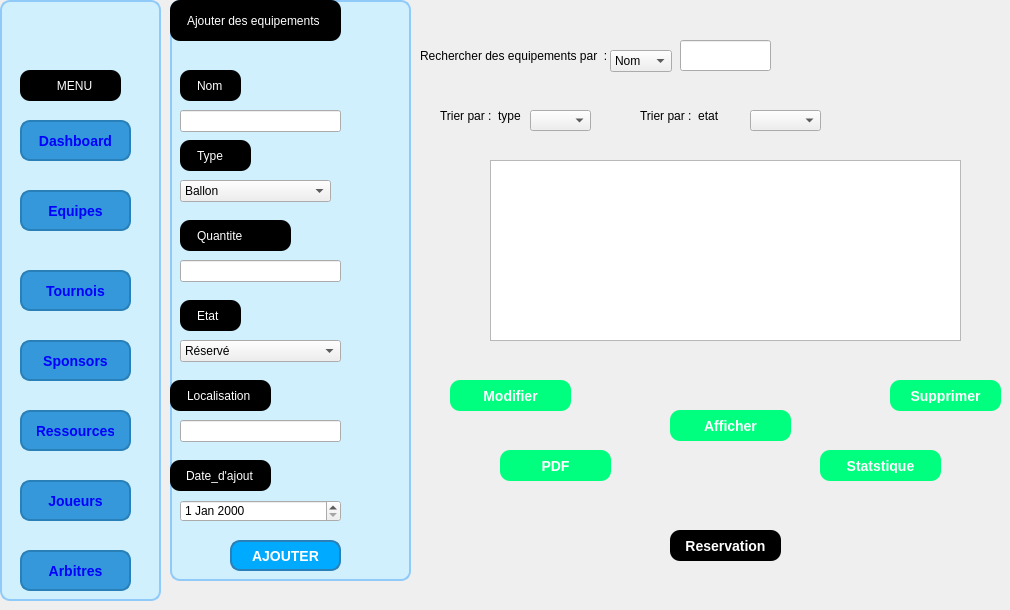
     <widget class="QWidget" name="Acceuil">
      <attribute name="title">
       <string>Acceuil</string>
      </attribute>
      <widget class="QLabel" name="label">
       <property name="geometry">
        <rect>
         <x>420</x>
         <y>40</y>
         <width>211</width>
         <height>31</height>
        </rect>
       </property>
       <property name="text">
        <string>Rechercher des equipements par  :</string>
       </property>
      </widget>
      <widget class="QLineEdit" name="recherche">
       <property name="geometry">
        <rect>
         <x>680</x>
         <y>40</y>
         <width>91</width>
         <height>31</height>
        </rect>
       </property>
       <property name="text">
        <string/>
       </property>
      </widget>
      <widget class="QLabel" name="label_3">
       <property name="geometry">
        <rect>
         <x>440</x>
         <y>100</y>
         <width>91</width>
         <height>31</height>
        </rect>
       </property>
       <property name="text">
        <string>Trier par :  type </string>
       </property>
      </widget>
      <widget class="QComboBox" name="triTypeComboBox">
       <property name="geometry">
        <rect>
         <x>530</x>
         <y>110</y>
         <width>61</width>
         <height>21</height>
        </rect>
       </property>
      </widget>
      <widget class="QPushButton" name="pdf_materiels">
       <property name="geometry">
        <rect>
         <x>500</x>
         <y>450</y>
         <width>111</width>
         <height>31</height>
        </rect>
       </property>
       <property name="styleSheet">
        <string notr="true">QPushButton {
	background-color: rgb(0, 255, 127);
    color: white; /* Texte en blanc */
    border-radius: 10px; /* Bords arrondis */
    padding: 8px 15px; /* Espacement interne */
    font-size: 14px;
    font-weight: bold;
    
}

</string>
       </property>
       <property name="text">
        <string>PDF</string>
       </property>
      </widget>
      <widget class="QPushButton" name="pushButton_15">
       <property name="geometry">
        <rect>
         <x>890</x>
         <y>380</y>
         <width>111</width>
         <height>31</height>
        </rect>
       </property>
       <property name="styleSheet">
        <string notr="true">QPushButton {
	background-color: rgb(0, 255, 127);
    color: white; /* Texte en blanc */
    border-radius: 10px; /* Bords arrondis */
    padding: 8px 15px; /* Espacement interne */
    font-size: 14px;
    font-weight: bold;
    
}</string>
       </property>
       <property name="text">
        <string>Supprimer</string>
       </property>
      </widget>
      <widget class="QPushButton" name="btnReserver">
       <property name="geometry">
        <rect>
         <x>670</x>
         <y>530</y>
         <width>111</width>
         <height>31</height>
        </rect>
       </property>
       <property name="styleSheet">
        <string notr="true">QPushButton {
	background-color: rgb(0, 0, 0);
	
    color: white; /* Texte en blanc */
    border-radius: 10px; /* Bords arrondis */
    padding: 8px 15px; /* Espacement interne */
    font-size: 14px;
    font-weight: bold;
    
}

</string>
       </property>
       <property name="text">
        <string>Reservation</string>
       </property>
      </widget>
      <widget class="QPushButton" name="pushButton_18">
       <property name="geometry">
        <rect>
         <x>450</x>
         <y>380</y>
         <width>121</width>
         <height>31</height>
        </rect>
       </property>
       <property name="styleSheet">
        <string notr="true">QPushButton {
	background-color: rgb(0, 255, 127);
    color: white; /* Texte en blanc */
    border-radius: 10px; /* Bords arrondis */
    padding: 8px 15px; /* Espacement interne */
    font-size: 14px;
    font-weight: bold;
    
}</string>
       </property>
       <property name="text">
        <string>Modifier</string>
       </property>
      </widget>
      <widget class="QGroupBox" name="groupBox">
       <property name="geometry">
        <rect>
         <x>170</x>
         <y>0</y>
         <width>241</width>
         <height>581</height>
        </rect>
       </property>
       <property name="styleSheet">
        <string notr="true">QGroupBox {
    background-color: #d0f0fd; /* Bleu ciel clair */
    border: 2px solid #90caf9; /* Bordure bleu pastel */
    border-radius: 10px; /* Bords arrondis */
    padding: 10px;
    font-size: 14px;
    font-weight: bold;
    color: #1565c0; /* Texte bleu foncé */
}

QGroupBox::title {
    background-color: transparent; /* Fond du titre transparent */
    padding: 5px;
    color: #0d47a1; /* Couleur du titre en bleu foncé */
    font-size: 15px;
}</string>
       </property>
       <property name="title">
        <string/>
       </property>
       <widget class="QLineEdit" name="nomRES">
        <property name="geometry">
         <rect>
          <x>10</x>
          <y>110</y>
          <width>161</width>
          <height>22</height>
         </rect>
        </property>
        <property name="text">
         <string/>
        </property>
       </widget>
       <widget class="QLineEdit" name="localisationRES">
        <property name="geometry">
         <rect>
          <x>10</x>
          <y>420</y>
          <width>161</width>
          <height>22</height>
         </rect>
        </property>
       </widget>
       <widget class="QDateEdit" name="dateRES">
        <property name="geometry">
         <rect>
          <x>10</x>
          <y>500</y>
          <width>161</width>
          <height>22</height>
         </rect>
        </property>
       </widget>
       <widget class="QLineEdit" name="lineEdit_2">
        <property name="geometry">
         <rect>
          <x>0</x>
          <y>0</y>
          <width>171</width>
          <height>41</height>
         </rect>
        </property>
        <property name="minimumSize">
         <size>
          <width>141</width>
          <height>0</height>
         </size>
        </property>
        <property name="whatsThis">
         <string>&lt;html&gt;&lt;head/&gt;&lt;body&gt;&lt;p&gt;fdscv&lt;/p&gt;&lt;/body&gt;&lt;/html&gt;</string>
        </property>
        <property name="styleSheet">
         <string notr="true">color: rgb(255, 255, 255);
border-top-color: rgb(0, 0, 0);
gridline-color: qlineargradient(spread:pad, x1:0, y1:0, x2:1, y2:0, stop:0 rgba(0, 0, 0, 255), stop:1 rgba(255, 255, 255, 255));
border-color: rgb(0, 0, 0);
background-color: qlineargradient(spread:pad, x1:0, y1:0, x2:1, y2:0, stop:0 rgba(0, 0, 0, 255), stop:1 rgba(255, 255, 255, 255));
alternate-background-color: rgb(0, 0, 0);
border-color: rgb(0, 0, 0);
background-color: rgb(0, 0, 0);
 border-radius: 10px; /* Bords arrondis */
    padding: 8px 15px; /* Espacement interne */</string>
        </property>
        <property name="text">
         <string>Ajouter des equipements</string>
        </property>
       </widget>
       <widget class="QLineEdit" name="lineEdit_3">
        <property name="geometry">
         <rect>
          <x>10</x>
          <y>70</y>
          <width>61</width>
          <height>31</height>
         </rect>
        </property>
        <property name="styleSheet">
         <string notr="true">
color: rgb(255, 255, 255);
border-top-color: rgb(0, 0, 0);
gridline-color: qlineargradient(spread:pad, x1:0, y1:0, x2:1, y2:0, stop:0 rgba(0, 0, 0, 255), stop:1 rgba(255, 255, 255, 255));
border-color: rgb(0, 0, 0);
background-color: qlineargradient(spread:pad, x1:0, y1:0, x2:1, y2:0, stop:0 rgba(0, 0, 0, 255), stop:1 rgba(255, 255, 255, 255));
alternate-background-color: rgb(0, 0, 0);
border-color: rgb(0, 0, 0);
background-color: rgb(0, 0, 0);
 border-radius: 10px; /* Bords arrondis */
    padding: 8px 15px; /* Espacement interne */</string>
        </property>
        <property name="text">
         <string>Nom</string>
        </property>
       </widget>
       <widget class="QLineEdit" name="lineEdit_4">
        <property name="geometry">
         <rect>
          <x>10</x>
          <y>140</y>
          <width>71</width>
          <height>31</height>
         </rect>
        </property>
        <property name="styleSheet">
         <string notr="true">color: rgb(255, 255, 255);
border-top-color: rgb(0, 0, 0);
gridline-color: qlineargradient(spread:pad, x1:0, y1:0, x2:1, y2:0, stop:0 rgba(0, 0, 0, 255), stop:1 rgba(255, 255, 255, 255));
border-color: rgb(0, 0, 0);
background-color: qlineargradient(spread:pad, x1:0, y1:0, x2:1, y2:0, stop:0 rgba(0, 0, 0, 255), stop:1 rgba(255, 255, 255, 255));
alternate-background-color: rgb(0, 0, 0);
border-color: rgb(0, 0, 0);
background-color: rgb(0, 0, 0);
 border-radius: 10px; /* Bords arrondis */
    padding: 8px 15px; /* Espacement interne */</string>
        </property>
        <property name="text">
         <string>Type</string>
        </property>
       </widget>
       <widget class="QLineEdit" name="lineEdit_5">
        <property name="geometry">
         <rect>
          <x>10</x>
          <y>300</y>
          <width>61</width>
          <height>31</height>
         </rect>
        </property>
        <property name="styleSheet">
         <string notr="true">color: rgb(255, 255, 255);
border-top-color: rgb(0, 0, 0);
gridline-color: qlineargradient(spread:pad, x1:0, y1:0, x2:1, y2:0, stop:0 rgba(0, 0, 0, 255), stop:1 rgba(255, 255, 255, 255));
border-color: rgb(0, 0, 0);
background-color: qlineargradient(spread:pad, x1:0, y1:0, x2:1, y2:0, stop:0 rgba(0, 0, 0, 255), stop:1 rgba(255, 255, 255, 255));
alternate-background-color: rgb(0, 0, 0);
border-color: rgb(0, 0, 0);
background-color: rgb(0, 0, 0);
 border-radius: 10px; /* Bords arrondis */
    padding: 8px 15px; /* Espacement interne */</string>
        </property>
        <property name="text">
         <string>Etat</string>
        </property>
       </widget>
       <widget class="QLineEdit" name="LocalisationRES">
        <property name="geometry">
         <rect>
          <x>0</x>
          <y>380</y>
          <width>101</width>
          <height>31</height>
         </rect>
        </property>
        <property name="styleSheet">
         <string notr="true">color: rgb(255, 255, 255);
border-top-color: rgb(0, 0, 0);
gridline-color: qlineargradient(spread:pad, x1:0, y1:0, x2:1, y2:0, stop:0 rgba(0, 0, 0, 255), stop:1 rgba(255, 255, 255, 255));
border-color: rgb(0, 0, 0);
background-color: qlineargradient(spread:pad, x1:0, y1:0, x2:1, y2:0, stop:0 rgba(0, 0, 0, 255), stop:1 rgba(255, 255, 255, 255));
alternate-background-color: rgb(0, 0, 0);
border-color: rgb(0, 0, 0);
background-color: rgb(0, 0, 0);
 border-radius: 10px; /* Bords arrondis */
    padding: 8px 15px; /* Espacement interne */</string>
        </property>
        <property name="text">
         <string>Localisation</string>
        </property>
       </widget>
       <widget class="QLineEdit" name="lineEdit_7">
        <property name="geometry">
         <rect>
          <x>0</x>
          <y>460</y>
          <width>101</width>
          <height>31</height>
         </rect>
        </property>
        <property name="styleSheet">
         <string notr="true">color: rgb(255, 255, 255);
border-top-color: rgb(0, 0, 0);
gridline-color: qlineargradient(spread:pad, x1:0, y1:0, x2:1, y2:0, stop:0 rgba(0, 0, 0, 255), stop:1 rgba(255, 255, 255, 255));
border-color: rgb(0, 0, 0);
background-color: qlineargradient(spread:pad, x1:0, y1:0, x2:1, y2:0, stop:0 rgba(0, 0, 0, 255), stop:1 rgba(255, 255, 255, 255));
alternate-background-color: rgb(0, 0, 0);
border-color: rgb(0, 0, 0);
background-color: rgb(0, 0, 0);
 border-radius: 10px; /* Bords arrondis */
    padding: 8px 15px; /* Espacement interne */</string>
        </property>
        <property name="text">
         <string>Date_d'ajout</string>
        </property>
       </widget>
       <widget class="QPushButton" name="AjouterRES">
        <property name="geometry">
         <rect>
          <x>60</x>
          <y>540</y>
          <width>111</width>
          <height>31</height>
         </rect>
        </property>
        <property name="styleSheet">
         <string notr="true">QPushButton {
	background-color: rgb(0, 170, 255);
    color: white; /* Texte en blanc */
    border-radius: 10px; /* Bords arrondis */
    padding: 8px 15px; /* Espacement interne */
    font-size: 14px;
    font-weight: bold;
    border: 2px solid #2980b9; /* Bordure légèrement plus foncée */
}

QPushButton:hover {
    background-color: #2980b9; /* Bleu plus foncé au survol */
}</string>
        </property>
        <property name="text">
         <string>AJOUTER</string>
        </property>
       </widget>
       <widget class="QLineEdit" name="quantiteRES">
        <property name="geometry">
         <rect>
          <x>10</x>
          <y>220</y>
          <width>111</width>
          <height>31</height>
         </rect>
        </property>
        <property name="styleSheet">
         <string notr="true">color: rgb(255, 255, 255);
border-top-color: rgb(0, 0, 0);
gridline-color: qlineargradient(spread:pad, x1:0, y1:0, x2:1, y2:0, stop:0 rgba(0, 0, 0, 255), stop:1 rgba(255, 255, 255, 255));
border-color: rgb(0, 0, 0);
background-color: qlineargradient(spread:pad, x1:0, y1:0, x2:1, y2:0, stop:0 rgba(0, 0, 0, 255), stop:1 rgba(255, 255, 255, 255));
alternate-background-color: rgb(0, 0, 0);
border-color: rgb(0, 0, 0);
background-color: rgb(0, 0, 0);
 border-radius: 10px; /* Bords arrondis */
    padding: 8px 15px; /* Espacement interne */</string>
        </property>
        <property name="text">
         <string>Quantite</string>
        </property>
       </widget>
       <widget class="QLineEdit" name="typeRES_2">
        <property name="geometry">
         <rect>
          <x>10</x>
          <y>260</y>
          <width>161</width>
          <height>22</height>
         </rect>
        </property>
       </widget>
       <widget class="QComboBox" name="typeComboBox">
        <property name="geometry">
         <rect>
          <x>10</x>
          <y>180</y>
          <width>151</width>
          <height>22</height>
         </rect>
        </property>
        <item>
         <property name="text">
          <string>Ballon</string>
         </property>
        </item>
        <item>
         <property name="text">
          <string>Terrain</string>
         </property>
        </item>
        <item>
         <property name="text">
          <string>Piquet</string>
         </property>
        </item>
        <item>
         <property name="text">
          <string>Filet</string>
         </property>
        </item>
       </widget>
       <widget class="QComboBox" name="etatComboBox">
        <property name="geometry">
         <rect>
          <x>10</x>
          <y>340</y>
          <width>161</width>
          <height>22</height>
         </rect>
        </property>
        <item>
         <property name="text">
          <string>Réservé</string>
         </property>
        </item>
        <item>
         <property name="text">
          <string>À réparer</string>
         </property>
        </item>
        <item>
         <property name="text">
          <string>Libre</string>
         </property>
        </item>
       </widget>
      </widget>
      <widget class="QGroupBox" name="groupBox_2">
       <property name="geometry">
        <rect>
         <x>0</x>
         <y>0</y>
         <width>161</width>
         <height>601</height>
        </rect>
       </property>
       <property name="styleSheet">
        <string notr="true">QGroupBox {
    background-color: #d0f0fd; /* Bleu ciel clair */
    border: 2px solid #90caf9; /* Bordure bleu pastel */
    border-radius: 10px; /* Bords arrondis */
    padding: 10px;
    font-size: 14px;
    font-weight: bold;
    color: #1565c0; /* Texte bleu foncé */
}

QGroupBox::title {
    background-color: transparent; /* Fond du titre transparent */
    padding: 5px;
    color: #0d47a1; /* Couleur du titre en bleu foncé */
    font-size: 15px;
}</string>
       </property>
       <property name="title">
        <string/>
       </property>
       <widget class="QPushButton" name="pushButton_7">
        <property name="geometry">
         <rect>
          <x>20</x>
          <y>480</y>
          <width>111</width>
          <height>41</height>
         </rect>
        </property>
        <property name="styleSheet">
         <string notr="true">QPushButton {
    background-color: #3498db; /* Bleu */
    color: blue; /* Texte en blanc */
    border-radius: 10px; /* Bords arrondis */
    padding: 8px 15px; /* Espacement interne */
    font-size: 14px;
    font-weight: bold;
    border: 2px solid #2980b9; /* Bordure légèrement plus foncée */
}

QPushButton:hover {
    background-color: #2980b9; /* Bleu plus foncé au survol */
}</string>
        </property>
        <property name="text">
         <string>Joueurs</string>
        </property>
       </widget>
       <widget class="QPushButton" name="pushButton_8">
        <property name="geometry">
         <rect>
          <x>20</x>
          <y>410</y>
          <width>111</width>
          <height>41</height>
         </rect>
        </property>
        <property name="styleSheet">
         <string notr="true">QPushButton {
    background-color: #3498db; /* Bleu */
    color: blue; /* Texte en blanc */
    border-radius: 10px; /* Bords arrondis */
    padding: 8px 15px; /* Espacement interne */
    font-size: 14px;
    font-weight: bold;
    border: 2px solid #2980b9; /* Bordure légèrement plus foncée */
}

QPushButton:hover {
    background-color: #2980b9; /* Bleu plus foncé au survol */
}</string>
        </property>
        <property name="text">
         <string>Ressources</string>
        </property>
       </widget>
       <widget class="QPushButton" name="pushButton_9">
        <property name="geometry">
         <rect>
          <x>20</x>
          <y>340</y>
          <width>111</width>
          <height>41</height>
         </rect>
        </property>
        <property name="styleSheet">
         <string notr="true">QPushButton {
    background-color: #3498db; /* Bleu */
    color: blue; /* Texte en blanc */
    border-radius: 10px; /* Bords arrondis */
    padding: 8px 15px; /* Espacement interne */
    font-size: 14px;
    font-weight: bold;
    border: 2px solid #2980b9; /* Bordure légèrement plus foncée */
}

QPushButton:hover {
    background-color: #2980b9; /* Bleu plus foncé au survol */
}</string>
        </property>
        <property name="text">
         <string>Sponsors</string>
        </property>
       </widget>
       <widget class="QPushButton" name="pushButton_10">
        <property name="geometry">
         <rect>
          <x>20</x>
          <y>270</y>
          <width>111</width>
          <height>41</height>
         </rect>
        </property>
        <property name="styleSheet">
         <string notr="true">QPushButton {
    background-color: #3498db; /* Bleu */
    color: blue; /* Texte en blanc */
    border-radius: 10px; /* Bords arrondis */
    padding: 8px 15px; /* Espacement interne */
    font-size: 14px;
    font-weight: bold;
    border: 2px solid #2980b9; /* Bordure légèrement plus foncée */
}

QPushButton:hover {
    background-color: #2980b9; /* Bleu plus foncé au survol */
}</string>
        </property>
        <property name="text">
         <string>Tournois</string>
        </property>
       </widget>
       <widget class="QPushButton" name="pushButton_11">
        <property name="geometry">
         <rect>
          <x>20</x>
          <y>550</y>
          <width>111</width>
          <height>41</height>
         </rect>
        </property>
        <property name="styleSheet">
         <string notr="true">QPushButton {
    background-color: #3498db; /* Bleu */
    color: blue; /* Texte en blanc */
    border-radius: 10px; /* Bords arrondis */
    padding: 8px 15px; /* Espacement interne */
    font-size: 14px;
    font-weight: bold;
    border: 2px solid #2980b9; /* Bordure légèrement plus foncée */
}

QPushButton:hover {
    background-color: #2980b9; /* Bleu plus foncé au survol */
}</string>
        </property>
        <property name="text">
         <string>Arbitres</string>
        </property>
       </widget>
       <widget class="QPushButton" name="pushButton_12">
        <property name="geometry">
         <rect>
          <x>20</x>
          <y>190</y>
          <width>111</width>
          <height>41</height>
         </rect>
        </property>
        <property name="styleSheet">
         <string notr="true">QPushButton {
    background-color: #3498db; /* Bleu */
    color: blue; /* Texte en blanc */
    border-radius: 10px; /* Bords arrondis */
    padding: 8px 15px; /* Espacement interne */
    font-size: 14px;
    font-weight: bold;
    border: 2px solid #2980b9; /* Bordure légèrement plus foncée */
}

QPushButton:hover {
    background-color: #2980b9; /* Bleu plus foncé au survol */
}</string>
        </property>
        <property name="text">
         <string>Equipes</string>
        </property>
       </widget>
       <widget class="QPushButton" name="pushButton_13">
        <property name="geometry">
         <rect>
          <x>20</x>
          <y>120</y>
          <width>111</width>
          <height>41</height>
         </rect>
        </property>
        <property name="styleSheet">
         <string notr="true">QPushButton {
    background-color: #3498db; /* Bleu */
    color: blue; /* Texte en blanc */
    border-radius: 10px; /* Bords arrondis */
    padding: 8px 15px; /* Espacement interne */
    font-size: 14px;
    font-weight: bold;
    border: 2px solid #2980b9; /* Bordure légèrement plus foncée */
}

QPushButton:hover {
    background-color: #2980b9; /* Bleu plus foncé au survol */
}</string>
        </property>
        <property name="text">
         <string>Dashboard</string>
        </property>
       </widget>
       <widget class="QLineEdit" name="lineEdit">
        <property name="geometry">
         <rect>
          <x>20</x>
          <y>70</y>
          <width>101</width>
          <height>31</height>
         </rect>
        </property>
        <property name="styleSheet">
         <string notr="true">color: rgb(255, 255, 255);
border-top-color: rgb(0, 0, 0);
gridline-color: qlineargradient(spread:pad, x1:0, y1:0, x2:1, y2:0, stop:0 rgba(0, 0, 0, 255), stop:1 rgba(255, 255, 255, 255));
border-color: rgb(0, 0, 0);
background-color: qlineargradient(spread:pad, x1:0, y1:0, x2:1, y2:0, stop:0 rgba(0, 0, 0, 255), stop:1 rgba(255, 255, 255, 255));
alternate-background-color: rgb(0, 0, 0);
border-color: rgb(0, 0, 0);
background-color: rgb(0, 0, 0);
 border-radius: 10px; /* Bords arrondis */
    padding: 8px 15px; /* Espacement interne */
</string>
        </property>
        <property name="text">
         <string>      MENU </string>
        </property>
       </widget>
       <widget class="QLabel" name="label_2">
        <property name="geometry">
         <rect>
          <x>0</x>
          <y>0</y>
          <width>91</width>
          <height>61</height>
         </rect>
        </property>
        <property name="text">
         <string/>
        </property>
        <property name="pixmap">
         <pixmap>../../Downloads/475699257_1127413292009260_5552565568280010640_n (1).jpg</pixmap>
        </property>
       </widget>
      </widget>
      <widget class="QTableView" name="affichRES">
       <property name="geometry">
        <rect>
         <x>490</x>
         <y>160</y>
         <width>471</width>
         <height>181</height>
        </rect>
       </property>
      </widget>
      <widget class="QPushButton" name="pushButton_16">
       <property name="geometry">
        <rect>
         <x>670</x>
         <y>410</y>
         <width>121</width>
         <height>31</height>
        </rect>
       </property>
       <property name="styleSheet">
        <string notr="true">QPushButton {
	background-color: rgb(0, 255, 127);
    color: white; /* Texte en blanc */
    border-radius: 10px; /* Bords arrondis */
    padding: 8px 15px; /* Espacement interne */
    font-size: 14px;
    font-weight: bold;
    
}</string>
       </property>
       <property name="text">
        <string>Afficher</string>
       </property>
      </widget>
      <widget class="QComboBox" name="triEtatComboBox">
       <property name="geometry">
        <rect>
         <x>750</x>
         <y>110</y>
         <width>71</width>
         <height>21</height>
        </rect>
       </property>
      </widget>
      <widget class="QPushButton" name="statbutton">
       <property name="geometry">
        <rect>
         <x>820</x>
         <y>450</y>
         <width>121</width>
         <height>31</height>
        </rect>
       </property>
       <property name="styleSheet">
        <string notr="true">QPushButton {
	background-color: rgb(0, 255, 127);
    color: white; /* Texte en blanc */
    border-radius: 10px; /* Bords arrondis */
    padding: 8px 15px; /* Espacement interne */
    font-size: 14px;
    font-weight: bold;
    
}</string>
       </property>
       <property name="text">
        <string>Statstique</string>
       </property>
      </widget>
      <widget class="QLabel" name="label_5">
       <property name="geometry">
        <rect>
         <x>640</x>
         <y>100</y>
         <width>91</width>
         <height>31</height>
        </rect>
       </property>
       <property name="text">
        <string>Trier par :  etat</string>
       </property>
      </widget>
      <widget class="QComboBox" name="comboCritereRecherche">
       <property name="geometry">
        <rect>
         <x>610</x>
         <y>50</y>
         <width>62</width>
         <height>22</height>
        </rect>
       </property>
       <item>
        <property name="text">
         <string>Nom</string>
        </property>
       </item>
       <item>
        <property name="text">
         <string>Localisation</string>
        </property>
       </item>
      </widget>
     </widget>
